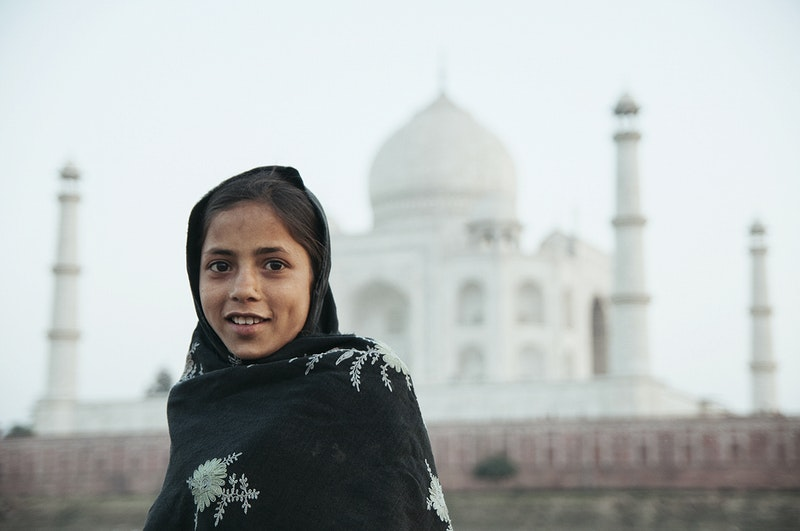
#> input picture kug.jpg, 800 x 531 px, found by its file name
$ python FaceRec.py
#> lines starting #> are read from the running program, lines starting #| are printed output that depends on the picture; after the words box and inside, x2 and y2 are one past the last pixel; in counts of white or black regions, pixels touching at a corner belong together
import cv2

#create a casscade classifier obeject

face_cascade = cv2.CascadeClassifier("C:\\Users\\FNU\\PycharmProjects\\ untitled1\\haarcascade_frontalface_default.xml")

#reading the image as it is

img= cv2.imread("C:\\Users\\FNU\\PycharmProjects\\ untitled1\\kug.jpg")
#> img is the input picture: shape (531, 800, 3); mean B, G, R 185.4, 186, 181.3


#reading the image asd gray  scale image

gray_img = cv2.cvtColor(img,cv2.COLOR_BGR2GRAY)

#determinig the coordinates of the fACE

faces = face_cascade.detectMultiScale(gray_img ,scaleFactor=1.02 , minNeighbors=20)
#> faces = [[173, 207, 148, 148]]

#printiing the type

print(type(faces))
#| <class 'numpy.ndarray'>

#printing the coordinates of face

print(faces)
#| [[173 207 148 148]]

#adding rectangular face box around face using for loop

for x,y,w,h in faces:
    img = cv2.rectangle(img,(x,y), (x+w,x+y), (0,400,0),3)
#> this loop made 1 pass
#> pass 1, `img = cv2.rectangle(img,(x,y), (x+w,x+y), (0,400,0),3)`:
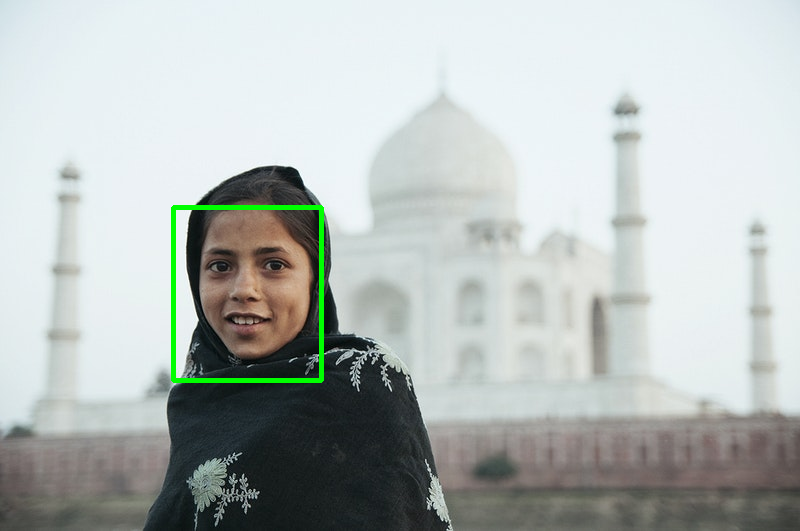
#> img: shape (531, 800, 3); 0.75% of pixels changed, all inside (x1, y1, x2, y2) = (171, 205, 324, 383)


cv2.imshow("sample",img)

cv2.waitKey(0)

cv2.destroyAllWindows()
